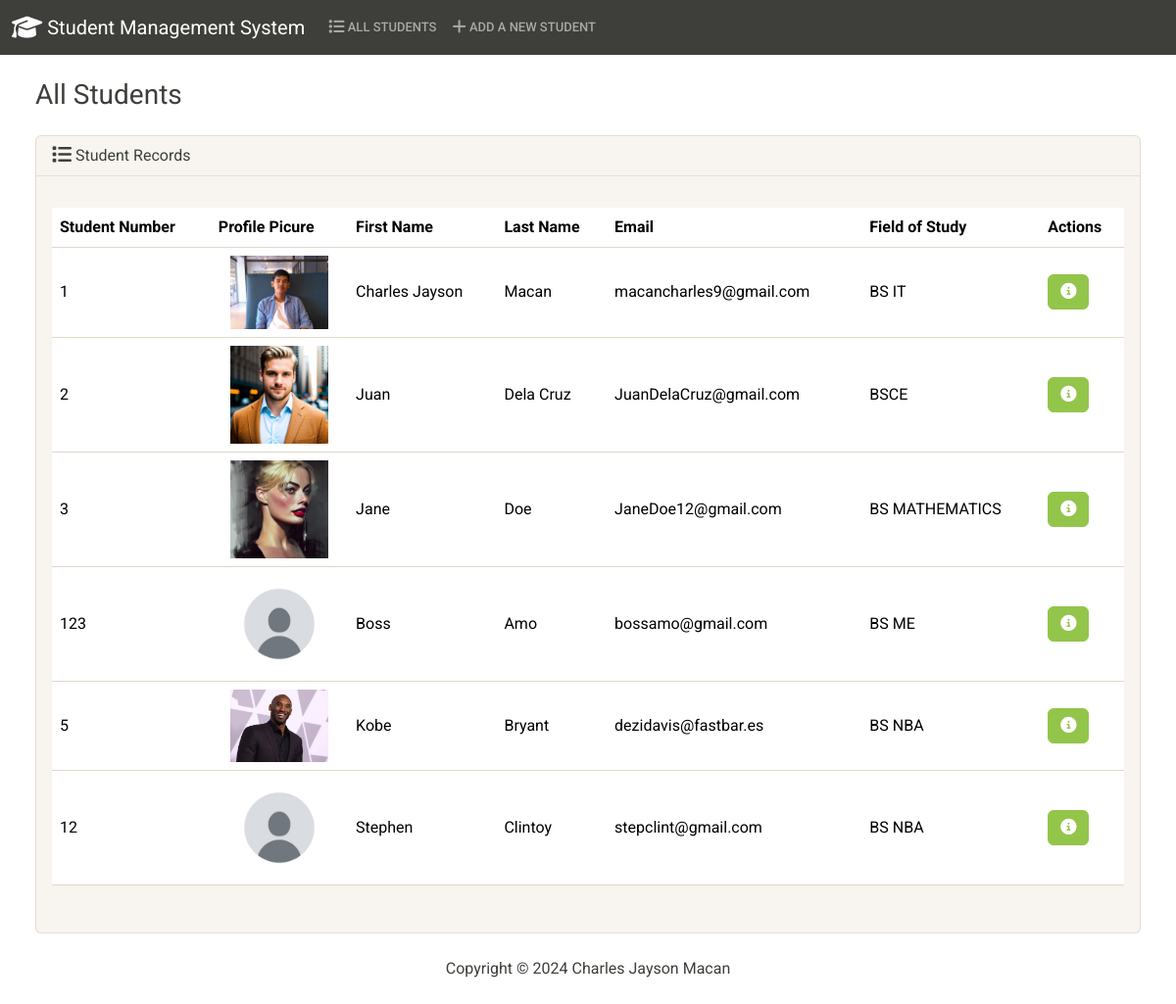
Before: / with the older database file.
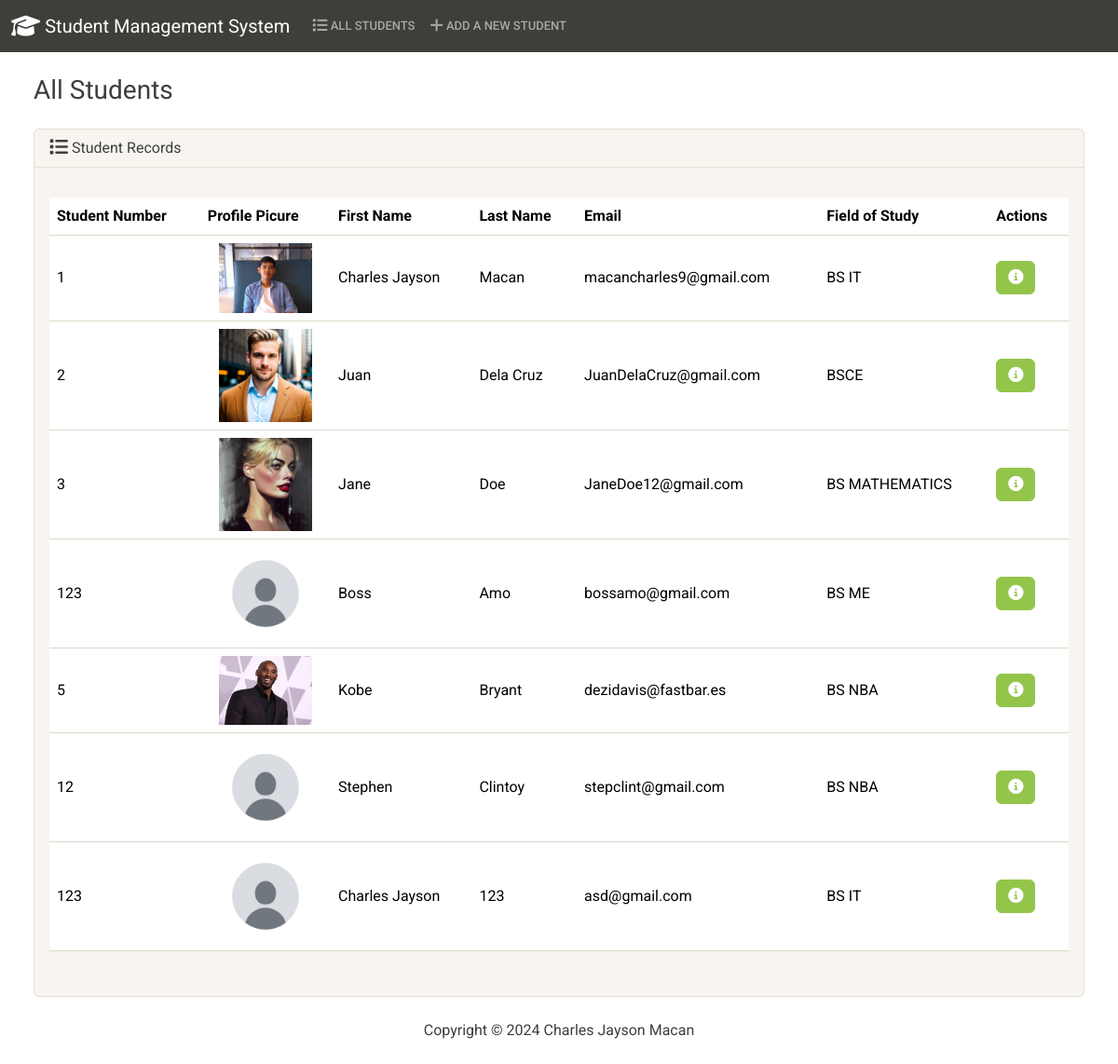
After: the same page with the newer database file.
### students/models.py (models this page shows, shortened)
class Student(models.Model):
    student_number = models.PositiveIntegerField()
    first_name = models.CharField(max_length=50)
    last_name = models.CharField(max_length=50)
    email = models.EmailField(max_length=100)
    field_of_study = models.CharField(max_length=50)
    profile_picture = models.ImageField(upload_to='profile_pics/', blank=True, null=True)

### students/views.py (the view)
# urls.py: path('', views.index, name='index'),
def index(request):
    return render(request, 'students/index.html', {
        'students': Student.objects.all()
    })

### students/templates/students/index.html (shortened to what this page needs)
{% extends "students/base.html" %}
{% load static %}
{% block body %}
<h3 class="m-4">All Students</h3>
    <div class="row">
        <div class="col-12">
            {% if students %}
            <div class="card bg-light ms-4 me-4 mb-4">
                <div class="card-header">
                    <i class="fa-solid fa-list fa-lg"></i> Student Records
                </div>
                <div class="card-body">
                    <p class="card-text">
                    <div class="table-responsive">
                        <table class="table table-hover">
                            <thead>
                                <tr>
                                <th scope="col">Student Number</th>
                                <th scope="col">Profile Picure</th>
                                <th scope="col">First Name</th>
                                <th scope="col">Last Name</th>
                                <th scope="col">Email</th>
                                <th scope="col">Field of Study</th>
                                <th scope="col">Actions</th>
                                </tr>
                            </thead>
                            <tbody>
                                {% for student in students %}
                                <tr>
                                    <td class="align-middle">{{ student.student_number}}</td>
                                    <td class="text-center align-middle">
                                        {% if student.profile_picture %}
                                            <img src="{{ student.profile_picture.url }}" alt="Profile Picture" style="max-height: 100px; max-width: 100px;">
                                        {% else %}
                                            <img src="{% static 'images/avatar.png' %}" alt="Default Profile Picture" style="max-height: 100px; max-width: 100px;">
                                        {% endif %}</td>
                                    <td class="align-middle">{{ student.first_name}}</td>
                                    <td class="align-middle">{{ student.last_name}}</td>
                                    <td class="align-middle">{{ student.email}}</td>
                                    <td class="align-middle">{{ student.field_of_study}}</td>
                                    <td class="align-middle">
                                        <button type="button" class="btn btn-success me-1" href="{% url 'view_student' student.id %}" data-bs-toggle="modal" data-bs-target="#myModal{{student.id}}">
                                        </button>
                                    </td>
                                </tr>
                                {% endfor %}
                            </tbody>
                        </table>
                    </div>
                    </p>
                </div>
            </div>
            {% else %}
                <h5 class="alert alert-primary ms-4 me-4">No Student Records</h5>
            {% endif %}
        </div>
    </div>
{% endblock %}

### students/templates/students/base.html (shortened to what this page needs)
{% load static %}
<!DOCTYPE html>
<html lang="en">
    <head>
        <link rel="stylesheet" href="https://cdnjs.cloudflare.com/ajax/libs/font-awesome/6.5.2/css/all.min.css"/>
        <link href="{% static 'css/bootstrap.min.css' %}" rel="stylesheet">
        <body class="d-flex flex-column min-vh-100">
            <nav class="navbar navbar-expand-lg bg-dark" data-bs-theme="dark">
                <div class="container-fluid">
                  <a class="navbar-brand" href="{% url 'index' %}">
                    <i class="fa-solid fa-graduation-cap fa-lg"></i> Student Management System
                  </a>
                  <div class="collapse navbar-collapse" id="navbarColor02">
                    <ul class="navbar-nav me-auto">
                      <li class="nav-item">
                        <a class="nav-link" href="{% url 'index' %}">
                           All Students
                        </a>
                      </li>
                      <li class="nav-item">
                        <a class="nav-link" href="{% url 'add' %}">
                             Add a New Student
                        </a>
                      </li>
                    </ul>
                  </div>
                </div>
            </nav>
            <div class="container-fluid">
                {% block body %}
                {% endblock %}
            </div>
            <footer class="mt-auto mb-4">
                <div class="text-center">
                    <span>
                        Copyright &copy; <script>document.write(new Date().getFullYear())</script> Charles Jayson Macan
                    </span>
                </div>
              </footer>
        </body>
    </head>
</html>

Changed rows visible on the page:
added Student: student_number "123", first_name "Charles Jayson", last_name "123", email "asd@gmail.com", field_of_study "BS IT"
